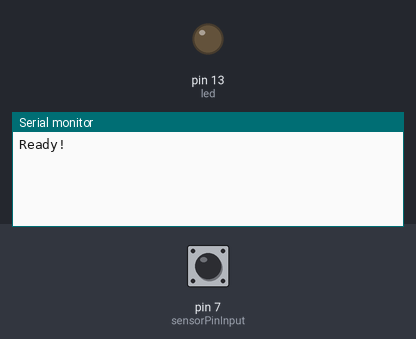
The sketch below on a simulated Arduino Uno, built with avr-gcc and run on an emulated ATmega328P. On the bench: output pins drawn as LEDs (lit = HIGH), the last lines printed to the serial monitor. Inputs (shaded band) come from the test bench; at power-on: pin 7 (sensorPinInput) HIGH. Pins used as bus, display or sensor lines are not drawn.

Above: at 1.2 s.
1.3 s: pin 7 (sensorPinInput) pulsed LOW 2 times (0.12 s each, 0.3 s apart)
At 2.2 s:
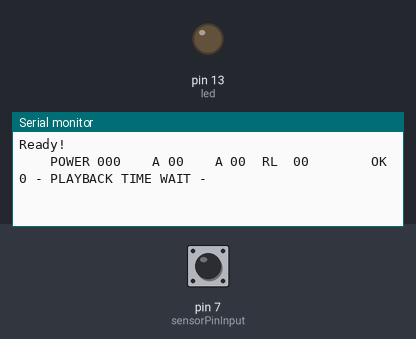
At 3.2 s:
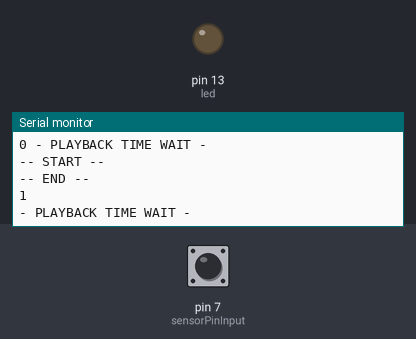
Timing chart, 0 to 4.7 s (numbered marks = the images above; inputs shaded):
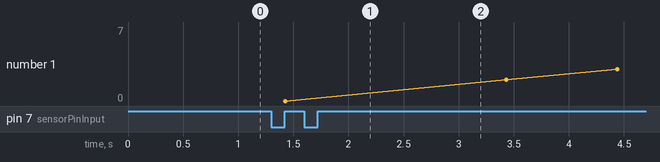

The sketch:

Ir15_checksum_OK.ino
```cpp
#define SAMPLES 128
#define MAXTIME 10000000
#define MAXTIME_DATAGRAM_MS 32

int led = 13;
int sensorPinInput = 7;
int sensorPinOutput = 6;

int loopValue = 0;
int lastLoopValue = 0;

unsigned long firstTime = 0;

unsigned long samples[SAMPLES];
int samplePos=0;

void setup() {
  Serial.begin(115200);
  while(!Serial);
  Serial.println("Ready!");
  pinMode(led, OUTPUT);
  pinMode(sensorPinInput, INPUT);
  pinMode(sensorPinOutput, OUTPUT);

  digitalWrite(sensorPinOutput, LOW);    // turn off IR from the keyesIR

  reset();
}

unsigned long lastTime = 0;

void printState(int state, unsigned long time) {
      Serial.print(time, DEC);
      Serial.print(",");
      Serial.print(state, DEC);
      Serial.println();
}


void playbackData() {

  Serial.println("- PLAYBACK TIME WAIT -");

  // http://www.bristolwatch.com/arduino/arduino_ir.htm
  // The enable pin "EN" will disable the device when HI (Vcc) and enable when LO (GND). The onboard jumper can be left open to allow external control of enable/disable of the module. I see no use for this function and would leave the jumper on and the pin disconnected.

  digitalWrite(sensorPinOutput, HIGH); //
  delay(1000);
  Serial.println("-- START --");

  for (int t=1; t<samplePos; t++) {

    unsigned long micro = micros();
    if (t%2) {
      //Serial.print("1");
      digitalWrite(sensorPinOutput, HIGH);
      //digitalWrite(led, HIGH);
    } else {
      //Serial.print("0");
      //digitalWrite(led, LOW);
      digitalWrite(sensorPinOutput, LOW);
    }

    unsigned long waittime=samples[t]-samples[t-1];
    unsigned long elapsed= micros() - micro;

    if (elapsed<waittime) {
       //Serial.println(waittime-elapsed,DEC);
       delayMicroseconds(waittime-elapsed);
    }

  }

  digitalWrite(sensorPinOutput, HIGH);
  Serial.println("-- END --");
}

// Ranges for minimum and maximum amplitudes for manchester encoding
#define MIN_SINGLE 400
#define MAX_SINGLE 600

#define MIN_DOUBLE 700
#define MAX_DOUBLE 1200

unsigned char lastBuffer[128];
unsigned char samplesProcess[128];
char text[32];

int getValue(unsigned long *buffer, int begin_, int numberBits = 8, boolean dump=true) {

  int value = 0;
  int bits = 0;

  boolean nextBit = false;
  for (int t=begin_; t<begin_+numberBits; t++) {
    int len = buffer[t]-buffer[t-1];
    if (len>MIN_SINGLE && len<MAX_SINGLE) {
      if (dump)
         Serial.print(0,DEC);
    } else
    if (len>MIN_DOUBLE && len<MAX_DOUBLE) {
      if (dump)
         Serial.print(1,DEC);
      value|=(1<<bits);
    }
    bits++;
  }

  Serial.print(" ");
  //if (dump) {
  //   sprintf(text, " %03d ", value); Serial.print(text);
  //}
  return value;
}

void print_2(int value) {
  sprintf(text, " %02d ", value); Serial.print(text);
}

void print_3(int value) {
  sprintf(text, " %03d ", value); Serial.print(text);
}

boolean fail = true;

void extract_values()
{
  boolean debug_checksum = false;

  // CHANNEL A OR B
  int A1_ = getValue(samples,2+8+6, 1,false);
  int B1_ = getValue(samples,2+8+5, 1,false);

  if (A1_==1) Serial.print(" A ");
  if (B1_==1) Serial.print(" B ");

  int mask = (A1_<<6 | B1_<< 5);

   // POWER
  int power = getValue(samples,2+0, 8, false);
  Serial.print(" POWER");
  print_3(power);

  // LEFT RIGHT ANALOG CONTROL
  int left = getValue(samples,2+8+7, 1,false);
  int value_analog = getValue(samples,2+8, 5, false);

  if (value_analog!=0) {
      if (left) Serial.print(" L"); else Serial.print(" R");
  } else
      Serial.print(" A");
  print_2(value_analog);

  // UP AND DOWN ANALOG CONTROL
  int up = getValue(samples,2+16+7, 1,false);
  value_analog = getValue(samples,2+16, 5, false);

  if (value_analog!=0) {
      if (up) Serial.print(" U"); else Serial.print(" D");
  } else
      Serial.print(" A");
  print_2(value_analog);

  // ADJUSTMENTS DIGITAL
  Serial.print(" RL");
  value_analog=getValue(samples,2+24+1, 5, false);
  print_2(value_analog);

  // CHECKSUM = SUM ALL BYTES
  int checksum_value = getValue(samples,2+32, 8, false);

  int n0 = getValue(samples,2+0, 8, false);
  int n1 = getValue(samples,2+8, 8, false);
  int n2 = getValue(samples,2+16, 8, false);
  int n3 = getValue(samples,2+24, 8, false);

  unsigned char checksum = (n0+n1+n2+n3);

  if (debug_checksum) {
    Serial.println("");
    Serial.println("======== CHECKSUM ===========");
    Serial.print(" A ");
    Serial.println(n0 | 1<<9, BIN);
    Serial.print(" B ");
    Serial.println(n1 | 1<<9, BIN);
    Serial.print(" C ");
    Serial.println(n2 | 1<<9, BIN);

    Serial.println("================================");
    Serial.print(" C ");
    Serial.println(checksum | 1<<9, BIN);

    Serial.print(" V ");
    Serial.println(checksum_value | 1<<9, BIN);

    Serial.println("");
  }

  if (checksum != checksum_value) {
      Serial.print(" FAIL ");
      fail = true;
  } else {
      Serial.print("  OK  ");
      fail = false;
  }
}

int samenum= 0;

void dumpDecode() {

  boolean bit_ = 1;

  boolean same = true;

  int pos = 0;
  int value = 1;

  for (int t=0; t<samplePos; t++) {

    if (t%2) bit_ = 1; else bit_ = 0;

    if (lastBuffer[pos]!=bit_)
      same=false;

    samplesProcess[pos]=bit_;
    lastBuffer[pos]=bit_;
    pos++;

    int len = samples[t]-samples[t-1];
    if (len>MIN_SINGLE && len<MAX_SINGLE) {
    } else
    if (len>MIN_DOUBLE && len<MAX_DOUBLE) {
        if (lastBuffer[pos]!=bit_)
           same=false;

        samplesProcess[pos]=bit_;
        lastBuffer[pos]=bit_;
        pos++;
    }

  }

  samplesProcess[pos++]=0;

  if (same) {
      samenum++;
      if (samenum>2 && samenum<20)
          Serial.print("*");
      return;
  }

  if (samenum>0)
      Serial.println(" ");

  samenum=0;

  extract_values();
  //return;

  boolean dump = false;

  int bits = 0;

  value = 0;
  bits = 0;

  int segmentBegin = 0;
  int segmentBegin2 = 0;
  int segmentBegin3 = 0;
  int segmentBegin4 = 0;
  int segmentBegin5 = 0;

  int segmentEnd = 0;

  boolean header = false;

  int len =0;
  for (int t=0; t<pos; t++) {

     if (samplesProcess[t]==0 && samplesProcess[t+1]==1) {
          if (dump) Serial.print("\\");
          value = 0;
          bits++;
     } else
     if (samplesProcess[t]==1 && samplesProcess[t+1]==0) {
          if (dump) Serial.print("/");
          value = 1;
          bits++;
     } else {
          if (dump) { if (value==1) Serial.print("'"); else Serial.print("."); }
     }

     if (bits==2 && !header)  {
         Serial.print(" ");
         getValue(samples,2);
         if (dump) Serial.print("[");
         bits=0;
         header=true;
         segmentEnd=t;
     }

     if (bits==8 && segmentBegin == 0)  {
         segmentBegin=t;
         if (dump) Serial.print("]");
         if (dump) for (int i=0; i<18-t; i++) Serial.print(" ");
         getValue(samples,2+8);
         if (dump) Serial.print("[");
     }

    if (bits==16 && segmentBegin2 == 0)  {
         segmentBegin2=t;
         if (dump) Serial.print("]");
         if (dump) for (int i=0; i<18-(segmentBegin2-segmentBegin); i++) Serial.print(" ");
         getValue(samples,2+16);
         if (dump) Serial.print("[");
     }

     if (bits==24 && segmentBegin3 == 0)  {
         segmentBegin3=t;
         if (dump) Serial.print("]");
         if (dump) for (int i=0; i<18-(segmentBegin3-segmentBegin2); i++) Serial.print(" ");
         getValue(samples,2+24);
         if (dump) Serial.print("[");
     }

     if (bits==32 && segmentBegin4 == 0)  {
         segmentBegin4=t;
         if (dump) Serial.print("]");
         if (dump) for (int i=0; i<18-(segmentBegin4-segmentBegin3); i++) Serial.print(" ");
         getValue(samples,2+32);
         if (dump) Serial.print("[");
     }

     if (bits==40 && segmentBegin5 == 0)  {
         segmentBegin5=t;
         if (dump) Serial.print("] ");
         if (dump) for (int i=0; i<18-(segmentBegin5-segmentBegin4); i++) Serial.print(" ");
     }
  }

  Serial.println("");
}

void dumpData() {

  //Serial.print("- DUMP DATA -");
  //Serial.println(samplePos, DEC);

  if (samplePos==0)
    return;

  //playbackData();

  Serial.println("- SAMPLE DUMP -");

  for (int t=1; t<samplePos; t++) {
    if (t%2) {
       Serial.print("ON  ");
    } else {
       Serial.print("OFF ");
    }
    Serial.print(t,DEC);
    Serial.print(",");
    Serial.print(samples[t], DEC);
    Serial.print(",");
    Serial.println(samples[t]-samples[t-1], DEC);
  }

  Serial.println("-- SAMPLES ---");

  digitalWrite(led, HIGH);
  for (int t=0; t<samplePos; t+=2) {
        printState(0,samples[t]);
        printState(1,samples[t]);

        printState(1,samples[t+1]);
        printState(0,samples[t+1]);
  }

  dumpDecode();
}

int lastTimeMs = 0;

void reset() {
  digitalWrite(led, LOW);
  samplePos = 0;
  lastTimeMs = 0;

  for (int t=0; t<SAMPLES; t++) {
       samples[SAMPLES] = 0;
  }

  firstTime = micros();
}

// the loop routine runs over and over again forever:

void loop() {

    loopValue++;

    unsigned long samplingTime = micros()-firstTime;

    int elapsed = millis()-lastTimeMs;
    if ((lastTimeMs!=0 && elapsed>MAXTIME_DATAGRAM_MS) && samplePos!=0) {
        //Serial.println("------------DATAGRAM-----------");

        dumpDecode();

        if (!fail) {
          for (int t=0; t<30; t++) {
             Serial.print(t, DEC);
             Serial.print(" ");
             if (t%10==1) {
               Serial.println(" ");
             }
             playbackData();
          }
        }

        reset();
    }

    if (!digitalRead(sensorPinInput)) {
      if (lastTimeMs==0) {
          lastTimeMs = millis();
          firstTime = micros();
      }

      samples[samplePos++]=micros()-firstTime;
      while (!digitalRead(sensorPinInput)) {
      }
      samples[samplePos++]=micros()-firstTime;
    }

}
```

Measured:
- after the input at 1.3 s, the serial monitor: prints a new line after 0.12 s (image 1)
